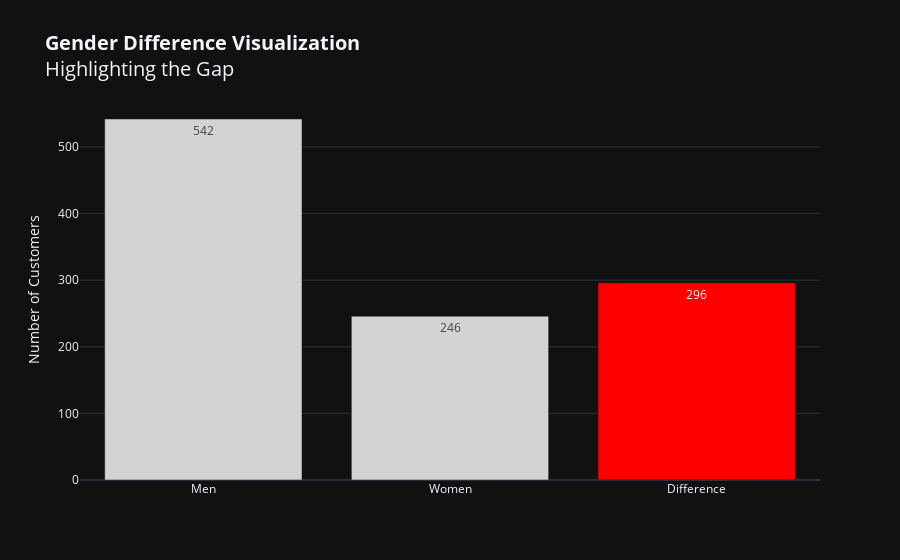

Notebook source saved alongside this figure:
### Markdown cell above
I have created an animated chart to help visualisation become easier.

### Code cell
counts = elderly_summary.set_index('gender')['count'].to_dict()
men_count = int(counts.get('Male', counts.get('male', 0)))
women_count = int(counts.get('Female', counts.get('female', 0)))

animation_data = pd.DataFrame({
    'Gender': ['Men', 'Women', 'Difference'],
    'Count': [men_count, women_count, men_count - women_count],
    'Stage': ['Base', 'Base', 'Highlight']
})

fig_animated = px.bar(
    animation_data,
    x='Gender',
    y='Count',
    color='Stage',
    color_discrete_map={'Base': 'lightgray', 'Highlight': 'red'},
    title='<b>Gender Difference Visualization</b><br>Highlighting the Gap',
    text='Count',
    template='plotly_dark'
)

fig_animated.update_layout(
    title_font=dict(size=20),
    xaxis_title="",
    yaxis_title="Number of Customers",
    showlegend=False
)

fig_animated.show()

### Figure 1 — Plotly figure (JSON) as saved in the notebook; plotly's stock layout.template omitted (floating-point values rounded to 4 significant figures)
{"data": [{"alignmentgroup": "True", "hovertemplate": "Stage=Base<br>Gender=%{x}<br>Count=%{text}<extra></extra>", "legendgroup": "Base", "marker": {"color": "lightgray", "pattern": {"shape": ""}}, "name": "Base", "offsetgroup": "Base", "orientation": "v", "showlegend": true, "text": [542, 246], "textposition": "auto", "type": "bar", "x": ["Men", "Women"], "xaxis": "x", "y": [542, 246], "yaxis": "y"}, {"alignmentgroup": "True", "hovertemplate": "Stage=Highlight<br>Gender=%{x}<br>Count=%{text}<extra></extra>", "legendgroup": "Highlight", "marker": {"color": "red", "pattern": {"shape": ""}}, "name": "Highlight", "offsetgroup": "Highlight", "orientation": "v", "showlegend": true, "text": [296], "textposition": "auto", "type": "bar", "x": ["Difference"], "xaxis": "x", "y": [296], "yaxis": "y"}], "layout": {"barmode": "relative", "legend": {"title": {"text": "Stage"}, "tracegroupgap": 0}, "showlegend": false, "title": {"font": {"size": 20}, "text": "<b>Gender Difference Visualization</b><br>Highlighting the Gap"}, "xaxis": {"anchor": "y", "domain": [0, 1], "title": {"text": ""}}, "yaxis": {"anchor": "x", "domain": [0, 1], "title": {"text": "Number of Customers"}}}}
